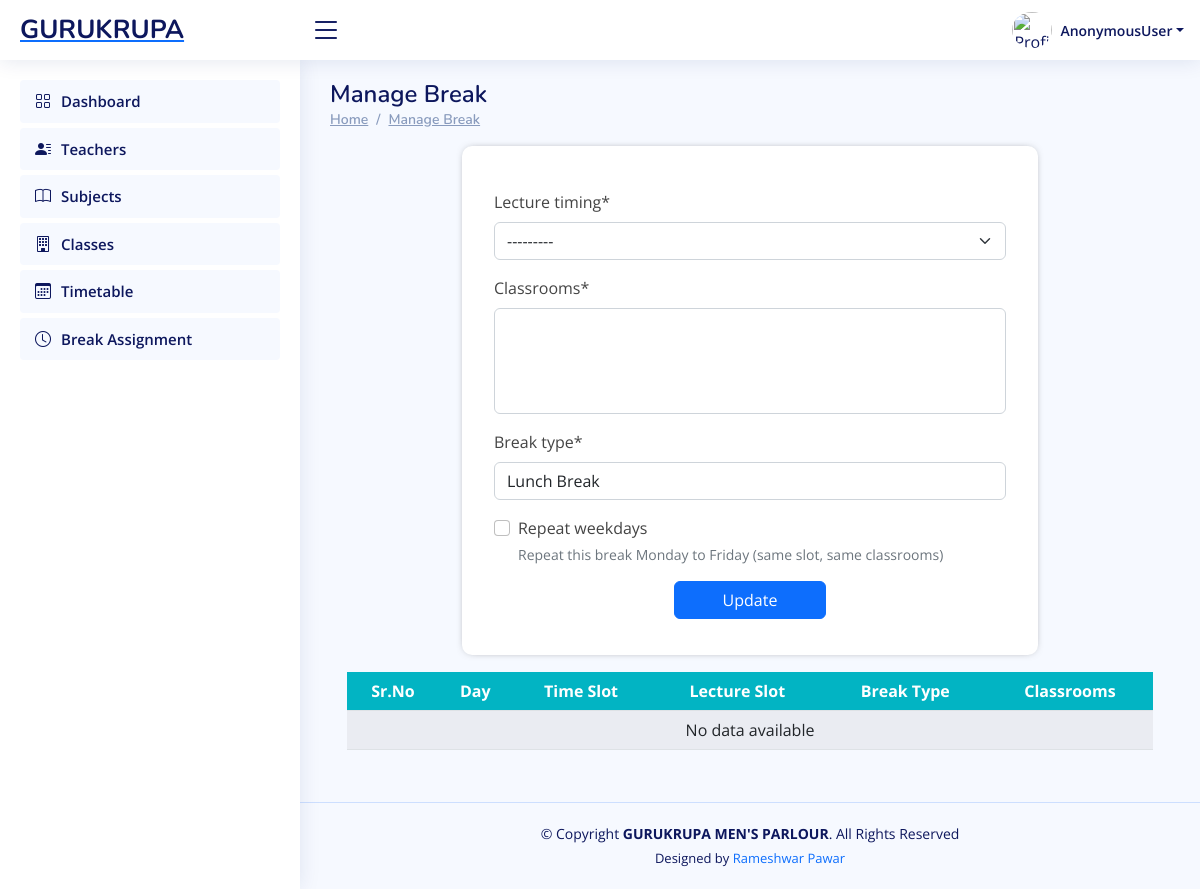
The app's page /software/break_assignment/, older data.
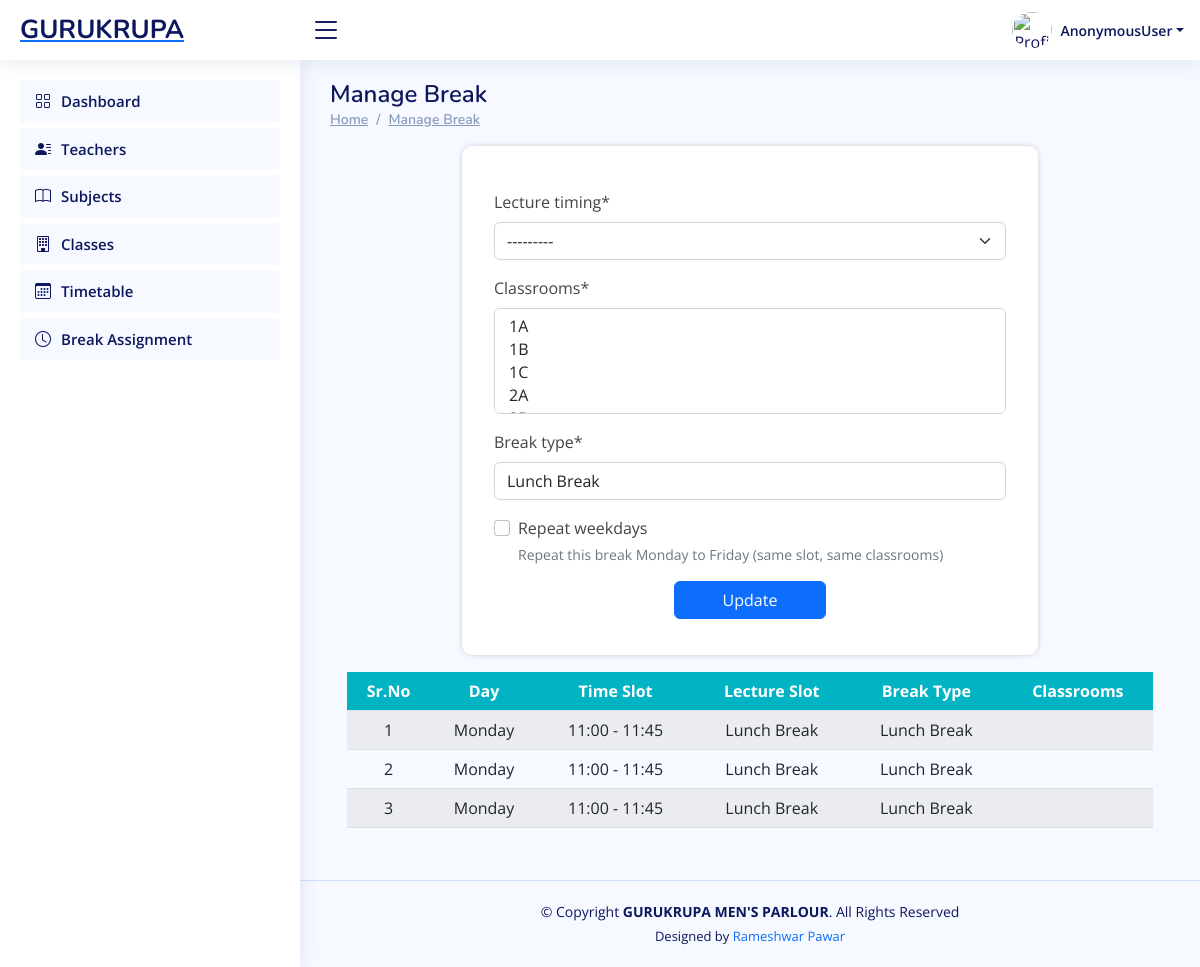
The same page, newer data.
### Backend/models.py (models this page shows, shortened)
class BreakClassAssignment(models.Model):
    lecture_timing = models.ForeignKey(DailyLectureTiming, on_delete=models.CASCADE)
    classrooms = models.ManyToManyField(ClassRoom)
    break_type = models.CharField(max_length=50, default="Lunch Break")  # e.g. Lunch Break, Short Recess
    min_grade = models.PositiveIntegerField(null=True, blank=True)
    max_grade = models.PositiveIntegerField(null=True, blank=True)

class DailyLectureTiming(models.Model):
    lecture_number = models.CharField(max_length=5)  # e.g. "1", "2", "3", "L"
    lecture_name = models.CharField(max_length=50)   # e.g. "1st Period", "Lunch Break"
    time_slot = models.ForeignKey(DailyTimingSlots, on_delete=models.CASCADE)
    def __str__(self):
        return f"{self.time_slot.day} - {self.lecture_name} ({self.time_slot.start_time} to {self.time_slot.end_time})"

class DailyTimingSlots(models.Model):
    day = models.CharField(choices=DAYS_OF_WEEK, max_length=10)
    lecture_number = models.PositiveIntegerField(help_text="Lecture slot number (e.g., 1st period = 1)")
    start_time = models.TimeField()
    end_time = models.TimeField()
    class Meta:
        unique_together = ('day', 'lecture_number')
        ordering = ['day', 'lecture_number']

### Backend/views.py (the view)
# urls.py: path('break_assignment/', break_assignment, name='break_assignment'),
def break_assignment(request):
    data= BreakClassAssignment.objects.all()
    for i in data:
        print(f'the {i.classrooms}' 'are assigned to {i.subject}')
    if request.method == "POST":
        form = BreakClassAssignmentForm(request.POST)
        if form.is_valid():
            form.save()
            return redirect('/software/break_assignment/')  # Replace with your success URL
    else:
        form = BreakClassAssignmentForm()
    return render(request, 'assign_break.html', {'form': form, 'data': data})

### Backend/forms.py (shortened to what this page needs)
class BreakClassAssignmentForm(forms.ModelForm):
    repeat_weekdays = forms.BooleanField(
        required=False,
        help_text="Repeat this break Monday to Friday (same slot, same classrooms)"
    )
    class Meta:
        model = BreakClassAssignment
        fields = ['lecture_timing', 'classrooms', 'break_type']

### Backend/models.py (called while the page is built)
    def __str__(self):
        return f"{self.name}"

### Backend/templates/assign_break.html (shortened to what this page needs)
{% extends 'software_base.html' %}
{% load crispy_forms_tags %}
{% block content %}
{% load static %}
<main id="main" class="main">
    <div class="pagetitle">
        <h1>Manage Break</h1>
        <nav>
            <ol class="breadcrumb">
                <li class="breadcrumb-item"><a href="#">Home</a></li>
                <li class="breadcrumb-item"><a href="#">Manage Break</a></li>
            </ol>
        </nav>
    </div>
    <section class="section dashboard">
        <div class="row">
            <div class="col-lg-12">
                <div class="row">
                    <div class="col-sm-2"></div>
                    <div class="col-sm-8" style="background:white;  border-radius:10px; box-shadow:0px 0px 10px -5px;">
                        <br>
                        <form action="" method="post" style="padding:20px;">
                            {{ form|crispy }}
                            <center>
                                <input type="submit" value="Update" class="btn btn-primary px-5">
                            </center>
                        </form>
                    </div>
                    <div class="col-sm-2"></div>
                </div>
            </div>
        </div>
        <div class="row">
            <div class="col-lg-12">
                <div style="padding:2%">
                    <div>
                         <div class="" style="overflow:scroll;">
                            <table id="example" class="table table-striped" style="overflow:scroll; width:100%; min-width: max-content;">
                            <thead>
                                <tr style="background:#02B4C3;">
                                    <th scope="col" class="text-center text-white">Sr.No</th>
                                    <th scope="col" class="text-center text-white">Day</th>
                                    <th scope="col" class="text-center text-white">Time Slot</th>
                                    <th scope="col" class="text-center text-white">Lecture Slot</th>
                                    <th scope="col" class="text-center text-white">Break Type</th>
                                    <th scope="col" class="text-center text-white">Classrooms</th>
                                </tr>
                            </thead>
                            <tbody>
                                {% if data %}
                                {% for r in data %}
                                <tr>
                                    <td class="text-center">{{ forloop.counter }}</td>
                                    <td class="text-center">{{ r.lecture_timing.time_slot.day }}</td>
                                    <td class="text-center">
                                        {{ r.lecture_timing.time_slot.start_time|time:"H:i" }} -
                                        {{ r.lecture_timing.time_slot.end_time|time:"H:i" }}
                                    </td>
                                    <td class="text-center">{{ r.lecture_timing.lecture_name }}</td>
                                    <td class="text-center">{{ r.break_type }}</td>
                                    <td class="text-center">
                                    </td>
                                </tr>
                                {% endfor %}
                                {% else %}
                                <tr>
                                    <td colspan="6" class="text-center">No data available</td>
                                </tr>
                                {% endif %}
                            </tbody>
                        </table>
                        </div>
                    </div>
                </div>
            </div>
        </div>
    </section>
</main>
{% endblock content %}

### Backend/templates/software_base.html (shortened to what this page needs)
{% load static %}
<html lang="en">
<head>
    <link href="https://unpkg.com/aos@2.3.1/dist/aos.css" rel="stylesheet">
    <link rel="stylesheet" type="text/css" href="https://cdn.datatables.net/1.11.5/css/jquery.dataTables.min.css">
    <link rel="stylesheet" href="https://cdn.jsdelivr.net/npm/bootstrap-icons@1.10.3/font/bootstrap-icons.css">
</head>
<body>
<header id="header" class="header fixed-top d-flex align-items-center">
    <div class="d-flex align-items-center justify-content-between">
        <a href=" " class="logo d-flex align-items-center">
             <span class="d-none d-lg-block">GURUKRUPA</span>
        </a>
        <i class="bi bi-list toggle-sidebar-btn"></i>
    </div>
    <nav class="header-nav ms-auto">
        <ul class="d-flex align-items-center">
            <li class="nav-item dropdown pe-3 text-center  ">
                <a class="nav-link nav-profile d-flex align-items-center pe-0" href="#" data-bs-toggle="dropdown">
                    {% if request.user.profile_photo %}
                    <img src="/media/{{request.user.profile_photo}}" alt="Profile" class="rounded-circle" style="width: 40px; height: 40px;">
                    {% else %}
                    <img src="/media/default-profile.webp" alt="Profile" class="rounded-circle"  style="width: 40px; height: 40px;">
                    {% endif %}
                    <span class="d-none d-md-block dropdown-toggle ps-2">{{request.user}}</span>
                </a>
            </li>
        </ul>
    </nav>
</header>
<aside id="sidebar" class="sidebar">
    <ul class="sidebar-nav" id="sidebar-nav">
        <li class="nav-item">
            <a class="nav-link" href="{% url 'dashboard' %}">
                <i class="bi bi-grid"></i>
                <span>Dashboard</span>
            </a>
        </li>
        <li class="nav-item">
            <a class="nav-link" href="{% url 'teacher_list' %}">
                <i class="bi bi-person-lines-fill"></i>
                <span>Teachers</span>
            </a>
        </li>
        <li class="nav-item">
            <a class="nav-link" href="{% url 'subject_list' %}">
                <i class="bi bi-book"></i>
                <span>Subjects</span>
            </a>
        </li>
        <li class="nav-item">
            <a class="nav-link" href="{% url 'class_list' %}">
                <i class="bi bi-building"></i>
                <span>Classes</span>
            </a>
        </li>
        <li class="nav-item">
            <a class="nav-link" href="{% url 'timetable_view' %}">
                <i class="bi bi-calendar3"></i>
                <span>Timetable</span>
            </a>
        </li>
        <li class="nav-item">
            <a class="nav-link" href=" {% url 'break_assignment' %}">
                <i class="bi bi-clock"></i>
                <span>Break Assignment</span>
            </a>
        </li>
    </ul>
</aside>
{% block content %}{% endblock content %}
<footer id="footer" class="footer text-center">
    <div class="copyright">
        &copy; Copyright <strong><span>GURUKRUPA MEN'S PARLOUR</span></strong>. All Rights Reserved
    </div>
    <div class="credits">
        Designed by <a href="https://prameshwar4378.github.io/My_Portfolio/" style="text-decoration:none;">Rameshwar Pawar</a>
    </div>
</footer>
</body>
<link rel="stylesheet" href="https://cdnjs.cloudflare.com/ajax/libs/selectize.js/0.15.2/css/selectize.min.css"/>
</html>

Row changes from the older to the newer data that the page shows:
added BreakClassAssignment: lecture_timing.time_slot.day "Monday", lecture_timing.time_slot.start_time "11:00", lecture_timing.time_slot.end_time "11:45", lecture_timing.lecture_name "Lunch Break", break_type "Lunch Break"
added BreakClassAssignment: lecture_timing.time_slot.day "Monday", lecture_timing.time_slot.start_time "11:00", lecture_timing.time_slot.end_time "11:45", lecture_timing.lecture_name "Lunch Break", break_type "Lunch Break"
added BreakClassAssignment: lecture_timing.time_slot.day "Monday", lecture_timing.time_slot.start_time "11:00", lecture_timing.time_slot.end_time "11:45", lecture_timing.lecture_name "Lunch Break", break_type "Lunch Break"
Text that changed along with them:
form field classrooms: (not shown) → "1A / 1B / 1C / 2A"
text no longer shown: "No data available"
